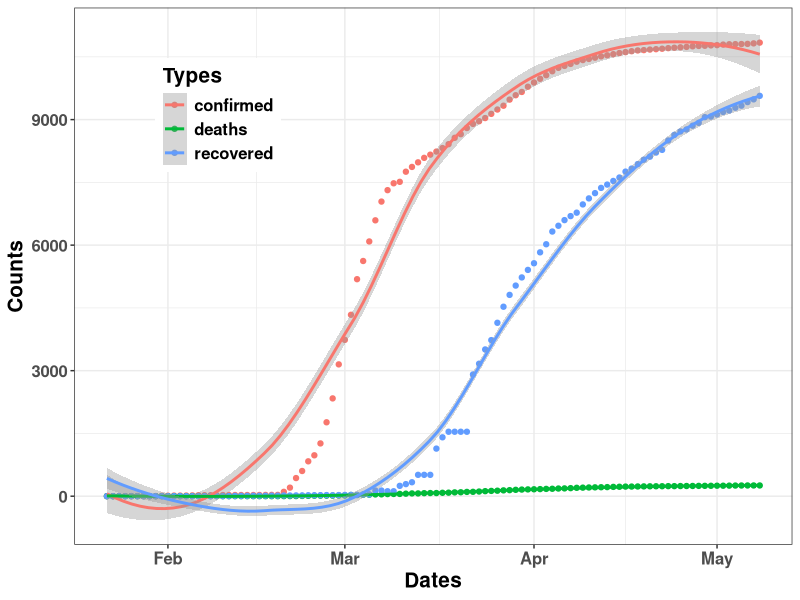
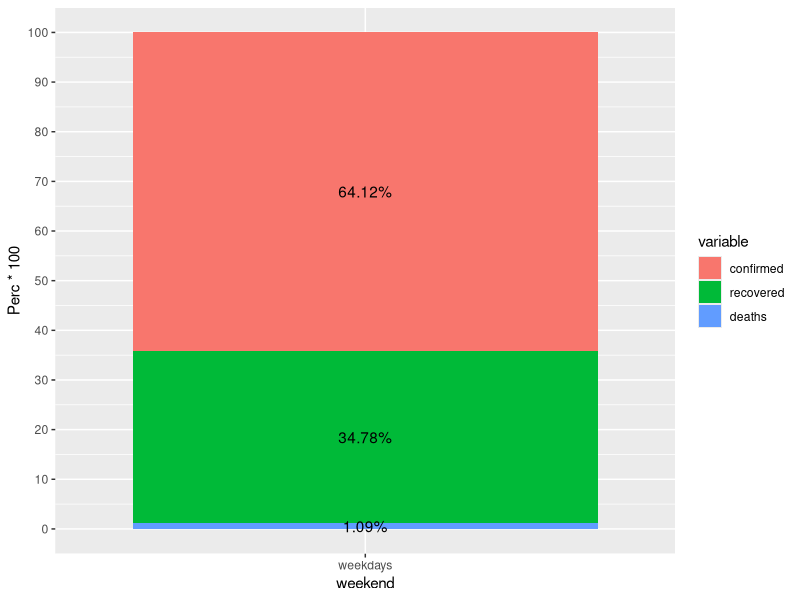

These figures' R source, in order: (Note: this script raises an error after producing the figures.)
#reshape 패키지 설치
#install.packages("reshape")
library(reshape)
library(ggplot2)
library(dplyr)

#corona 데이터 불러오기
corona <- read.csv("corona_rok.csv")
head(corona)

corona$dates <- as.Date(corona$dates, "%m/%d/%y") #날짜형 변수 format 지정
head(corona)
str(corona)

corona$day <- format(corona$dates, format = "%a") #%a로 날짜 가져오기
?format
head(corona)

class(corona$day)

#factor로 만들어주기
corona$day <- factor(corona$day, levels = c("일","월","화","수","목","금", "토"))

class(corona$day)
levels(corona$day)

corona$weekend <- ifelse(corona$day %in% c("일", "토"), "weekend", "weekdays")
head(corona)

m_corona <- corona %>%
  melt(id.vars = c("dates", "day", "weekend")) %>%
  arrange(dates)

head(m_corona)

ggplot(m_corona)+
  geom_point(aes(x=dates, y = value, col = variable)) +
  geom_smooth(aes(x=dates, y=value, col = variable)) +
  labs(col="Types") +
  xlab("Dates") + ylab("Counts")+
  theme_bw() + #배경 테마 바꾸기 : theme_**()
  theme(text= element_text(size = 15, face = "bold"), legend.position = c(0.2, 0.80))

#확진/회복/사망 level 지정 -> 막대그래프 그리기
m_corona %>%
  mutate(variable = factor(variable, levels=c("confirmed","recovered", "deaths"))) %>%
  group_by(weekend, variable) %>%
  summarise(Count = sum(value)) %>%
  mutate(Perc = Count /sum(Count)) %>%
  
ggplot() + 
  geom_bar(aes(x = weekend, y = Perc * 100,
               fill = variable), stat = 'identity') + 
  #stat='identity' : y축의 높이를 데이터의 값으로 하는 bar그래프의 형태로 지정
  geom_text(aes(x = weekend, y = Perc * 100,
                fill = variable, label = paste0(round(Perc * 100,2),"%")), #round 
                position = position_stack(0.5)) +
  scale_y_continuous(breaks=seq(0,100, by=10)) #간격10 + 
  labs(fill = "Type") + ylab("Percent (%)") +
  theme_bw() +
  theme(text = element_text(size = 15, face = "bold"))

#반복문
Increase = c()
head(corona)
Increase[1] = 0
Increase
nrow(corona)

for (i in 2:nrow(corona)){
  Increase[i] = corona$confirmed[i] - corona$confirmed[i-1]
}

names(Increase) = 1:length(Increase)
Increase

class(names(Increase)) #index값은 character

Increase2 = Increase[Increase > 0]
Increase2

ggplot(NULL) + 
  geom_bar(aes(x = 1:length(Increase), y=Increase, fill=Increase), stat = "identity") + 
  geom_text(aes(x = as.numeric(names(Increase2)), y=Increase2 + 30, label=Increase2),
  stat = "identity", size = 3)+scale_fill_gradientn(colours = c("tan3" , "royalblue")) + 
  xlab("Days after") + ylab("Increase of Confirmed") + 
  theme_bw() + theme(text = element_text(size = 15, face = "bold"))
